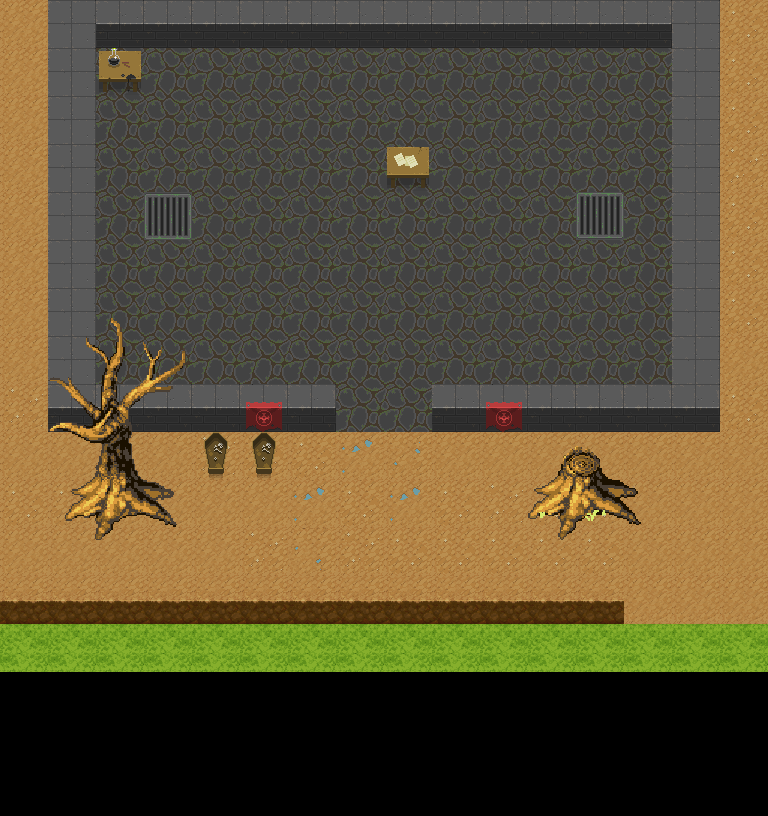

Below is a game level as drawn by its tile map, then a one-line description and the .tmx file that defines it, in full:
An orthogonal 16x17 tile map with 48x48 px tiles, 4 tile layers (backgroundLayer, lesserObjectsLayer, blockLayer, treeLayer), 6 tilesets and 5 objects (4x enemyStart, playerStart).

<map version="1.0" orientation="orthogonal" renderorder="right-down" width="16" height="17" tilewidth="48" tileheight="48" nextobjectid="12">
 <tileset firstgid="1" name="tiles" tilewidth="48" tileheight="48" tilecount="760" columns="20">
  <image source="oryx_ultimate_fantasy/uf_terrain.png" width="960" height="1824" />
 </tileset>
 <tileset firstgid="761" name="uf_heroes_simple" tilewidth="48" tileheight="48" tilecount="130" columns="10">
  <image source="oryx_ultimate_fantasy/uf_heroes_simple.png" width="480" height="624" />
 </tileset>
 <tileset firstgid="891" name="autumn48" tilewidth="48" tileheight="48" tilecount="54" columns="9">
  <image source="autumn48.png" width="456" height="312" />
 </tileset>
 <tileset firstgid="945" name="wood48" tilewidth="48" tileheight="48" tilecount="256" columns="16">
  <image source="wood48.png" width="768" height="768" />
 </tileset>
 <tileset firstgid="1201" name="trees" tilewidth="48" tileheight="48" tilecount="126" columns="21">
  <image source="trees.png" width="1008" height="288" />
 </tileset>
 <tileset firstgid="1327" name="lightForest48" tilewidth="48" tileheight="48" tilecount="152" columns="8">
  <image source="lightForest48.png" width="384" height="912" />
 </tileset>
 <layer name="backgroundLayer" width="16" height="17">
  <data encoding="csv">
562,562,562,565,562,562,562,565,566,134,134,562,134,566,566,566,
562,562,132,132,132,132,132,132,132,132,132,132,132,132,134,566,
562,562,132,132,132,132,132,132,132,132,132,132,132,132,134,566,
562,134,132,132,132,132,132,132,132,132,132,132,132,132,134,565,
562,134,132,3221225520,132,132,132,132,132,132,132,132,48,132,134,566,
562,562,132,132,132,132,132,132,132,132,132,132,132,132,566,566,
562,562,132,132,132,132,132,132,132,132,132,132,132,132,566,566,
562,206,132,132,132,132,132,132,132,132,132,132,132,132,206,562,
565,562,565,565,565,566,565,132,132,562,562,562,566,565,565,566,
562,562,562,562,565,566,566,564,567,562,562,562,562,562,562,562,
566,566,562,562,562,562,564,566,564,566,565,566,566,562,562,562,
562,562,562,562,562,565,563,565,566,566,566,566,566,562,562,562,
142,143,144,145,142,142,142,142,143,144,145,142,142,562,562,562,
442,442,442,442,442,442,442,442,442,442,442,442,442,442,442,442,
0,0,0,0,0,0,0,0,126,0,0,0,126,126,126,126,
0,0,0,0,0,0,0,0,0,0,0,0,0,0,0,0,
154,154,154,154,154,154,154,154,154,154,154,154,154,154,154,154
</data>
 </layer>
 <layer name="lesserObjectsLayer" width="16" height="17">
  <data encoding="csv">
0,0,0,0,0,0,0,0,0,0,0,0,0,0,0,0,
0,0,0,0,0,0,0,0,0,0,0,0,0,0,0,0,
0,0,0,0,0,0,0,0,0,0,0,0,0,0,0,0,
0,0,0,0,0,0,0,0,0,0,0,0,0,0,0,0,
0,0,0,0,0,0,0,0,0,0,0,0,0,0,0,0,
0,0,0,0,0,0,0,0,0,0,0,0,0,0,0,0,
0,0,0,0,0,0,0,0,0,0,0,0,0,0,0,0,
0,0,0,0,0,0,0,0,0,0,0,0,0,0,0,0,
0,0,0,0,0,0,0,0,0,0,0,0,0,0,0,0,
0,0,0,0,0,0,0,0,0,0,0,0,0,0,0,0,
0,0,0,0,0,0,0,0,0,0,0,0,0,1300,0,0,
0,1322,1323,1324,0,0,0,0,0,0,0,1319,0,0,1320,0,
0,0,0,0,0,0,0,0,0,0,0,0,0,0,0,0,
0,0,0,0,0,0,0,0,0,0,0,0,0,0,0,0,
0,0,0,0,0,0,0,0,0,0,0,0,0,0,0,0,
0,0,0,0,0,0,0,0,0,0,0,0,0,0,0,0,
0,0,0,0,0,0,0,0,0,0,0,0,0,0,0,0
</data>
 </layer>
 <layer name="blockLayer" width="16" height="17">
  <data encoding="csv">
0,262,282,282,282,282,282,282,282,282,282,282,282,282,262,0,
0,262,635,0,0,0,0,0,0,0,0,0,0,0,262,0,
0,262,0,0,0,0,0,0,0,0,0,0,0,0,262,0,
0,262,0,0,0,0,0,0,634,0,0,0,0,0,262,0,
0,262,0,0,0,0,0,0,0,0,0,0,0,0,262,0,
0,262,0,0,0,0,0,0,0,0,0,0,0,0,262,0,
0,262,0,0,0,0,0,0,0,0,0,0,0,0,262,0,
0,262,0,0,0,0,0,0,0,0,0,0,0,0,262,0,
0,282,282,282,282,285,282,0,0,282,285,282,282,282,282,0,
0,0,0,0,632,632,0,0,0,0,0,0,0,0,0,0,
0,1301,1302,1303,0,0,0,0,0,0,0,1298,1299,0,0,0,
0,0,0,0,0,0,0,0,0,0,0,0,0,0,0,0,
582,582,582,582,582,582,582,582,582,582,582,582,582,0,0,0,
0,0,0,0,0,0,0,0,0,0,0,0,0,0,0,0,
154,154,154,154,154,154,154,154,154,154,154,154,154,154,154,154,
154,154,154,154,154,154,154,154,154,154,154,154,154,154,154,154,
0,0,0,0,0,0,0,0,0,0,0,0,0,0,0,0
</data>
 </layer>
 <objectgroup name="objectLayer">
  <object id="5" type="playerStart" gid="429" x="0" y="672" width="48" height="48">
   <properties>
    <property name="sprite" value="player" />
   </properties>
  </object>
  <object id="6" type="enemyStart" gid="626" x="384" y="384" width="48" height="48">
   <properties>
    <property name="sprite" value="cultist" />
   </properties>
  </object>
  <object id="7" type="enemyStart" gid="626" x="288" y="144" width="48" height="48">
   <properties>
    <property name="sprite" value="cultist" />
   </properties>
  </object>
  <object id="8" type="enemyStart" gid="626" x="480" y="144" width="48" height="48">
   <properties>
    <property name="sprite" value="cultist" />
   </properties>
  </object>
  <object id="11" type="enemyStart" gid="626" x="336" y="384" width="48" height="48">
   <properties>
    <property name="sprite" value="cultist" />
   </properties>
  </object>
 </objectgroup>
 <layer name="treeLayer" width="16" height="17">
  <data encoding="csv">
0,0,0,0,0,0,0,0,0,0,0,0,0,0,0,0,
0,0,0,0,0,0,0,0,0,0,0,0,0,0,0,0,
0,0,0,0,0,0,0,0,0,0,0,0,0,0,0,0,
0,0,0,0,1306,0,0,0,0,0,0,0,0,0,0,0,
0,0,0,0,0,0,0,0,0,0,0,0,0,0,0,0,
0,0,0,0,0,0,0,0,0,0,0,0,0,0,0,0,
0,1217,1218,1219,0,0,0,0,0,0,0,0,0,0,0,0,
0,1238,1239,1240,0,0,0,0,0,0,0,0,0,0,0,0,
0,1259,1260,1261,0,0,0,0,0,0,0,0,0,0,0,0,
0,1280,1281,1282,0,0,0,0,0,0,0,1277,1278,0,0,1279,
0,0,0,0,0,0,0,0,0,0,0,1317,1318,0,0,0,
0,0,0,0,0,0,0,0,0,0,0,0,0,0,0,0,
0,0,0,0,0,0,0,0,0,0,0,0,0,0,0,0,
0,0,0,0,0,0,0,0,0,0,0,0,0,0,0,0,
0,0,0,0,0,0,0,0,0,0,0,0,0,0,0,0,
0,0,0,0,0,0,0,0,0,0,0,0,0,0,0,0,
0,0,0,0,0,0,0,0,0,0,0,0,0,0,0,0
</data>
 </layer>
</map>
